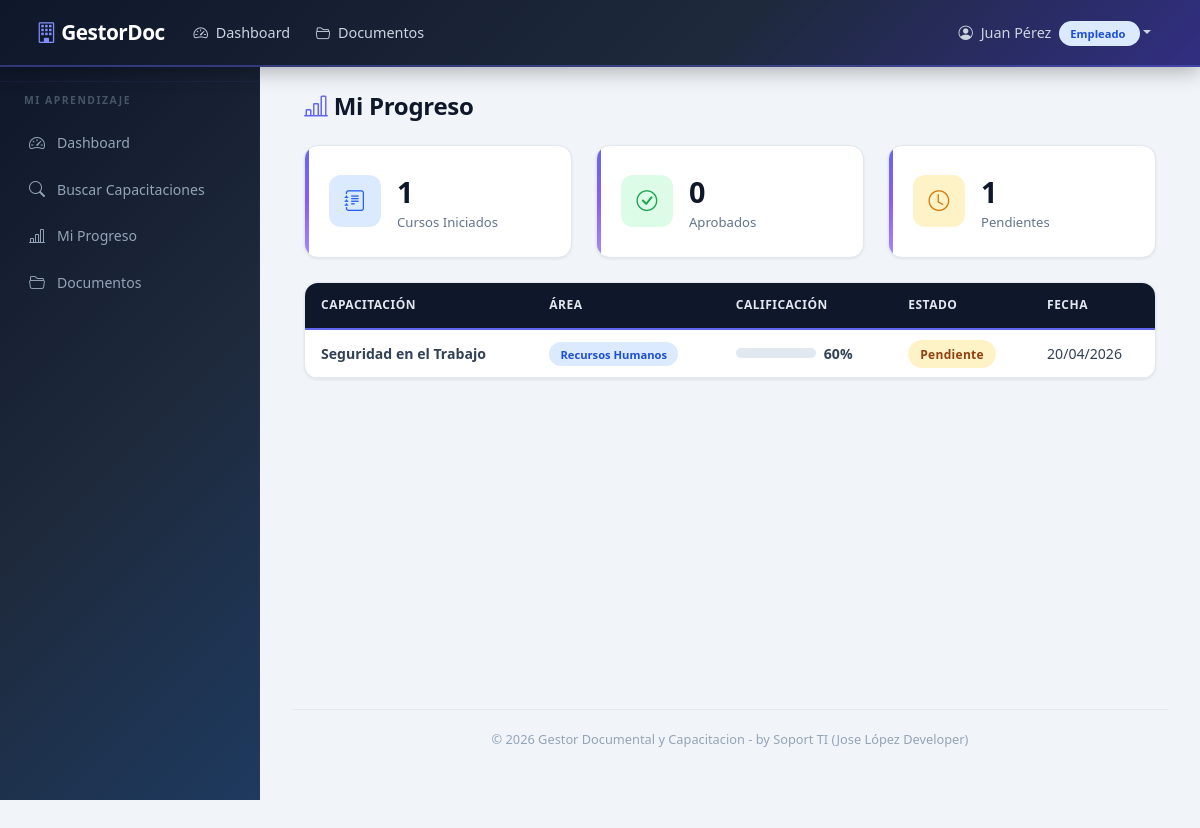
The page /mi-progreso (signed in) on the database as committed earlier.
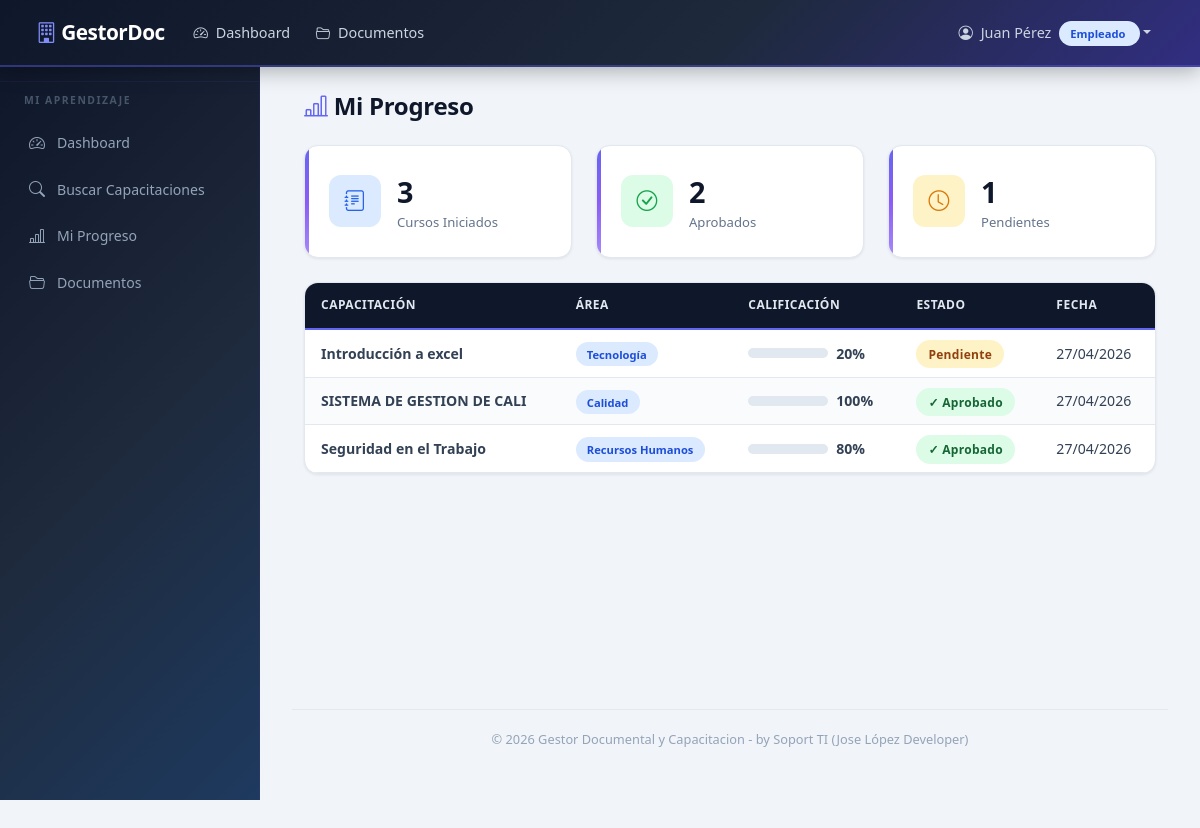
The same page on the database as committed later.
### models.py (models this page shows, shortened)
class User(UserMixin, db.Model):
    __tablename__ = 'user'
    id = db.Column(db.Integer, primary_key=True)
    username = db.Column(db.String(80), unique=True, nullable=False)
    password_hash = db.Column(db.String(256), nullable=False)
    nombres = db.Column(db.String(120), nullable=False, default='')
    apellidos = db.Column(db.String(120), nullable=False, default='')
    role = db.Column(db.String(20), nullable=False, default='Empleado')
    activo = db.Column(db.Boolean, default=True)
    fecha_creacion = db.Column(db.DateTime, default=datetime.utcnow)
    gestor = db.relationship('Gestor', backref='user', uselist=False, lazy=True)
    empleado = db.relationship('Empleado', backref='user', uselist=False, lazy=True)
    @property
    def nombre_completo(self):
        return f'{self.nombres} {self.apellidos}'.strip()

class ProgresoCapacitacion(db.Model):
    __tablename__ = 'progreso_capacitacion'
    id = db.Column(db.Integer, primary_key=True)
    empleado_id = db.Column(
        db.Integer, db.ForeignKey('empleado.id'), nullable=False
    )
    capacitacion_id = db.Column(
        db.Integer, db.ForeignKey('capacitacion.id'), nullable=False
    )
    calificacion = db.Column(db.Integer, default=0)  # 0-100
    estado = db.Column(db.String(20), default='Pendiente')  # Pendiente/Aprobado
    fecha_completado = db.Column(db.DateTime, nullable=True)
    respuestas_json = db.Column(db.Text, default='')  # JSON con las respuestas dadas
    __table_args__ = (
        db.UniqueConstraint(
            'empleado_id', 'capacitacion_id',
            name='uq_empleado_capacitacion'
        ),
    )

class Capacitacion(db.Model):
    __tablename__ = 'capacitacion'
    id = db.Column(db.Integer, primary_key=True)
    titulo = db.Column(db.String(200), nullable=False)
    descripcion = db.Column(db.Text, default='')
    area_id = db.Column(db.Integer, db.ForeignKey('area.id'), nullable=False)
    gestor_id = db.Column(db.Integer, db.ForeignKey('gestor.id'), nullable=False)
    material_link = db.Column(db.String(500), default='')  # Video/PDF link
    activa = db.Column(db.Boolean, default=True)
    fecha_creacion = db.Column(db.DateTime, default=datetime.utcnow)
    preguntas = db.relationship('Pregunta', backref='capacitacion', lazy=True,
                                cascade='all, delete-orphan')
    progreso = db.relationship('ProgresoCapacitacion', backref='capacitacion', lazy=True)

class Area(db.Model):
    __tablename__ = 'area'
    id = db.Column(db.Integer, primary_key=True)
    nombre_area = db.Column(db.String(100), unique=True, nullable=False)
    gestores = db.relationship('Gestor', backref='area', lazy=True)
    documentos = db.relationship('Documento', backref='area', lazy=True)
    capacitaciones = db.relationship('Capacitacion', backref='area', lazy=True)

### routes/empleado.py (the view)
@empleado_bp.route('/mi-progreso')
@login_required
def mi_progreso():
    if current_user.role != 'Empleado':
        flash('Acceso no autorizado.', 'danger')
        return redirect(url_for('main.dashboard'))
    empleado = get_empleado()
    if not empleado:
        flash('Perfil de empleado no encontrado.', 'danger')
        return redirect(url_for('main.dashboard'))
    progresos = ProgresoCapacitacion.query.filter_by(
        empleado_id=empleado.id
    ).order_by(ProgresoCapacitacion.fecha_completado.desc()).all()
    total = len(progresos)
    aprobados = sum(1 for p in progresos if p.estado == 'Aprobado')
    pendientes = total - aprobados
    return render_template('empleado/mi_progreso.html',
                           progresos=progresos,
                           total=total,
                           aprobados=aprobados,
                           pendientes=pendientes,
                           empleado=empleado)

### routes/empleado.py (called while the page is built)
def get_empleado():
    return Empleado.query.filter_by(user_id=current_user.id).first()

### templates/empleado/mi_progreso.html (shortened to what this page needs)
{% extends "base.html" %}
{% block content %}
<div class="container-fluid">
    <h4 class="mb-4"><i class="bi bi-bar-chart-line"></i> Mi Progreso</h4>
    <div class="row g-4 mb-4">
        <div class="col-md-4">
            <div class="stat-card">
                <div class="d-flex align-items-center gap-3">
                    <div class="stat-icon" style="background:#dbeafe;color:#2563eb;">
                        <i class="bi bi-journal-text"></i>
                    </div>
                    <div>
                        <div class="stat-number">{{ total }}</div>
                        <div class="stat-label">Cursos Iniciados</div>
                    </div>
                </div>
            </div>
        </div>
        <div class="col-md-4">
            <div class="stat-card">
                <div class="d-flex align-items-center gap-3">
                    <div class="stat-icon" style="background:#dcfce7;color:#16a34a;">
                        <i class="bi bi-check-circle"></i>
                    </div>
                    <div>
                        <div class="stat-number">{{ aprobados }}</div>
                        <div class="stat-label">Aprobados</div>
                    </div>
                </div>
            </div>
        </div>
        <div class="col-md-4">
            <div class="stat-card">
                <div class="d-flex align-items-center gap-3">
                    <div class="stat-icon" style="background:#fef3c7;color:#d97706;">
                        <i class="bi bi-clock"></i>
                    </div>
                    <div>
                        <div class="stat-number">{{ pendientes }}</div>
                        <div class="stat-label">Pendientes</div>
                    </div>
                </div>
            </div>
        </div>
    </div>
    {% if not progresos %}
    <div class="empty-state">
        <i class="bi bi-bar-chart-line d-block"></i>
        <h5>Sin registros aún</h5>
        <p class="text-muted">Aún no ha iniciado ninguna capacitación.</p>
        <a href="{{ url_for('empleado.listar_capacitaciones') }}" class="btn btn-primary">
            <i class="bi bi-search"></i> Buscar Capacitaciones
        </a>
    </div>
    {% else %}
    <div class="card-custom">
        <div class="card-body p-0">
            <table class="table-custom">
                <thead>
                    <tr>
                        <th>Capacitación</th>
                        <th>Área</th>
                        <th>Calificación</th>
                        <th>Estado</th>
                        <th>Fecha</th>
                    </tr>
                </thead>
                <tbody>
                    {% for progreso in progresos %}
                    <tr>
                        <td><strong>{{ progreso.capacitacion.titulo }}</strong></td>
                        <td>
                            <span class="badge-role" style="background:#dbeafe;color:#1d4ed8;">
                                {{ progreso.capacitacion.area.nombre_area }}
                            </span>
                        </td>
                        <td>
                            <div class="d-flex align-items-center gap-2">
                                <div class="progress-custom" style="width:80px;">
                                </div>
                                <strong>{{ progreso.calificacion }}%</strong>
                            </div>
                        </td>
                        <td>
                            {% if progreso.estado == 'Aprobado' %}
                                <span class="badge-estado badge-aprobado">✓ Aprobado</span>
                            {% else %}
                                <span class="badge-estado badge-pendiente">Pendiente</span>
                            {% endif %}
                        </td>
                        <td>
                            {{ progreso.fecha_completado.strftime('%d/%m/%Y') if progreso.fecha_completado else 'N/A' }}
                        </td>
                    </tr>
                    {% endfor %}
                </tbody>
            </table>
        </div>
    </div>
    {% endif %}
</div>
{% endblock %}

### templates/base.html (shortened to what this page needs)
<!DOCTYPE html>
<html lang="es">
<head>
    <link href="https://cdn.jsdelivr.net/npm/bootstrap@5.3.3/dist/css/bootstrap.min.css" rel="stylesheet">
    <link href="https://cdn.jsdelivr.net/npm/bootstrap-icons@1.11.3/font/bootstrap-icons.min.css" rel="stylesheet">
    <link href="{{ url_for('static', filename='css/style.css') }}" rel="stylesheet">
</head>
<body>
    {% if current_user.is_authenticated %}
    <nav class="navbar navbar-expand-lg navbar-dark navbar-custom fixed-top">
        <div class="container-fluid">
            <a class="navbar-brand" href="{{ url_for('main.dashboard') }}">
                <i class="bi bi-building"></i> GestorDoc
            </a>
            <div class="collapse navbar-collapse" id="navbarNav">
                <ul class="navbar-nav me-auto">
                    <li class="nav-item">
                        <a class="nav-link" href="{{ url_for('main.dashboard') }}">
                            <i class="bi bi-speedometer2"></i> Dashboard
                        </a>
                    </li>
                    <li class="nav-item">
                        <a class="nav-link" href="{{ url_for('documentos.listar') }}">
                            <i class="bi bi-folder2-open"></i> Documentos
                        </a>
                    </li>
                </ul>
                <ul class="navbar-nav">
                    <li class="nav-item dropdown">
                        <a class="nav-link dropdown-toggle" href="#" role="button"
                           data-bs-toggle="dropdown">
                            <i class="bi bi-person-circle"></i>
                            {{ current_user.nombre_completo }}
                            <span class="badge-role"
                                  style="background:#dbeafe;color:#1d4ed8;margin-left:4px;">
                                {{ current_user.role | role_label }}
                            </span>
                        </a>
                    </li>
                </ul>
            </div>
        </div>
    </nav>
    <div class="sidebar">
        {% if current_user.role == 'Admin' %}
        <div class="sidebar-heading">Administración</div>
        <a href="{{ url_for('main.dashboard') }}" class="nav-link">
            <i class="bi bi-speedometer2"></i> Dashboard
        </a>
        <a href="{{ url_for('admin.listar_empleados') }}" class="nav-link">
            <i class="bi bi-people"></i> Empleados
        </a>
        <a href="{{ url_for('admin.listar_gestores') }}" class="nav-link">
            <i class="bi bi-person-badge"></i> Gestores
        </a>
        <a href="{{ url_for('rrhh.panel') }}" class="nav-link">
            <i class="bi bi-people"></i> Panel RRHH
        </a>
        <a href="{{ url_for('documentos.listar') }}" class="nav-link">
            <i class="bi bi-folder2-open"></i> Documentos
        </a>
        <a href="{{ url_for('documentos.subir') }}" class="nav-link">
            <i class="bi bi-upload"></i> Subir Documento
        </a>
        <a href="{{ url_for('rrhh.reporte') }}" class="nav-link">
            <i class="bi bi-graph-up"></i> Reportes
        </a>
        {% elif current_user.role == 'Empleado' %}
        <div class="sidebar-heading">Mi Aprendizaje</div>
        <a href="{{ url_for('main.dashboard') }}" class="nav-link">
            <i class="bi bi-speedometer2"></i> Dashboard
        </a>
        <a href="{{ url_for('empleado.listar_capacitaciones') }}" class="nav-link">
            <i class="bi bi-search"></i> Buscar Capacitaciones
        </a>
        <a href="{{ url_for('empleado.mi_progreso') }}" class="nav-link">
            <i class="bi bi-bar-chart-line"></i> Mi Progreso
        </a>
        <a href="{{ url_for('documentos.listar') }}" class="nav-link">
            <i class="bi bi-folder2-open"></i> Documentos
        </a>
        {% endif %}
    </div>
    {% endif %}
    {% if current_user.is_authenticated %}
    <div class="main-content">
    {% endif %}
        {% block content %}{% endblock %}
    {% if current_user.is_authenticated %}
        <div class="footer">
            © 2026 Gestor Documental y Capacitacion - by Soport TI (Jose López Developer)
        </div>
    </div>
    {% endif %}
</body>
</html>

Rows that differ between the two databases and show on the page:
added ProgresoCapacitacion: capacitacion.titulo "Introducción a excel", capacitacion.area.nombre_area "Tecnología", calificacion "20", estado "Pendiente", fecha_completado "27/04/2026"
added ProgresoCapacitacion: capacitacion.titulo "SISTEMA DE GESTION DE CALI", capacitacion.area.nombre_area "Calidad", calificacion "100", estado "✓ Aprobado", fecha_completado "27/04/2026"
changed ProgresoCapacitacion "Seguridad en el Trabajo": calificacion "60" → "80"; fecha_completado "20/04/2026" → "27/04/2026"; estado "Pendiente" → "✓ Aprobado"
Other text that changed with them:
{{ total }}: "1" → "3"
{{ aprobados }}: "0" → "2"
